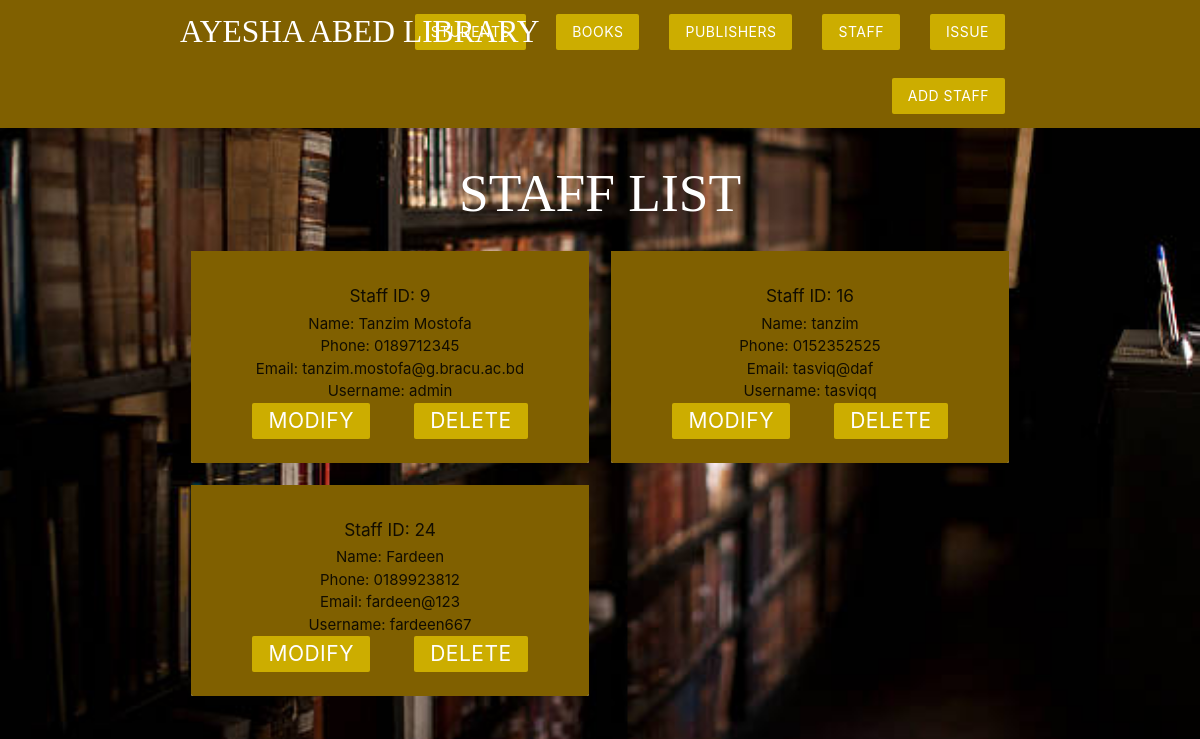
The page /MVC_Structure/Model/staff.php on the database its author committed.
### tables this page shows
CREATE TABLE `staff` (
  `id` int(11) NOT NULL,
  `name` varchar(200) NOT NULL,
  `email` varchar(30) NOT NULL,
  `phone` varchar(11) NOT NULL,
  `username` varchar(10) NOT NULL
);

### MVC_Structure/Model/staff.php (the view, shortened to what this page needs)
<?php
require 'DBconn.php';
$sql = 'SELECT * FROM staff';
$result = mysqli_query($conn, $sql);
$staffs = mysqli_fetch_all($result, MYSQLI_ASSOC);
?>
<!DOCTYPE html>
<html>
<?php require '../View/header.php'; ?>
<nav class="white z-depth-0" style="background-color:#806000 !important;">
    <div class="container">
        <ul id="nav-mobile" class="class right hide-on-small-and-down">
            <li><a href="../Controller/add_staff.php" class="btn brand z-depth-0">ADD STAFF</a></li>
        </ul>
    </div>
</nav>
<h2 class="center-align teal-darken-3" style="font-family: Dancing-Script !important;color:white !important">STAFF LIST</h2>
<div class="container">
    <div class="row">
        <?php foreach ($staffs as $staff) : ?>
            <div class="col s6 md3">
                <div class="card z-depth-0">
                    <div class="card-content center" style="background-color:#806000;">
                        <h6 class="center">Staff ID: <?php echo $staff['id']; ?></h6>
                        <p class="center">Name: <?php echo $staff['name']; ?></p>
                        <p class="center">Phone: <?php echo $staff['phone']; ?></p>
                        <p class="center">Email: <?php echo $staff['email']; ?></p>
                        <p class="center">Username: <?php echo $staff['username']; ?></p>
                        <form style="display: inline;" action="../Controller/modify_staff.php" method="POST">
                            <input type="submit" name="modify" value="Modify" class="btn brand z-depth-0">
                        </form>
                        <form style="display: inline;" action="staff.php" method="POST">
                            <input type="submit" name="delete" value="Delete" class="btn brand z-depth-0">
                        </form>
                    </div>
                </div>
            </div>
        <?php endforeach; ?>
    </div>
</div>
</html>

### MVC_Structure/View/header.php (style rules this page uses)
body { background-image:url("../View/img/one.jpg"); background-size: cover; background-color:#ccad00; }
.brand { background-color:#ccad00 !important; }
form { background-color: none; color:white; max-width: 460px; margin: 20px auto; padding: 20px; }
form>input { color:lightblue; font-size: 21px !important; }

### rows shown on the page
staff: id "9", name "Tanzim Mostofa", phone "0189712345", email "tanzim.mostofa@g.bracu.ac.bd", username "admin"
staff: id "16", name "tanzim", phone "0152352525", email "tasviq@daf", username "tasviqq"
staff: id "24", name "Fardeen", phone "0189923812", email "fardeen@123", username "fardeen667"
